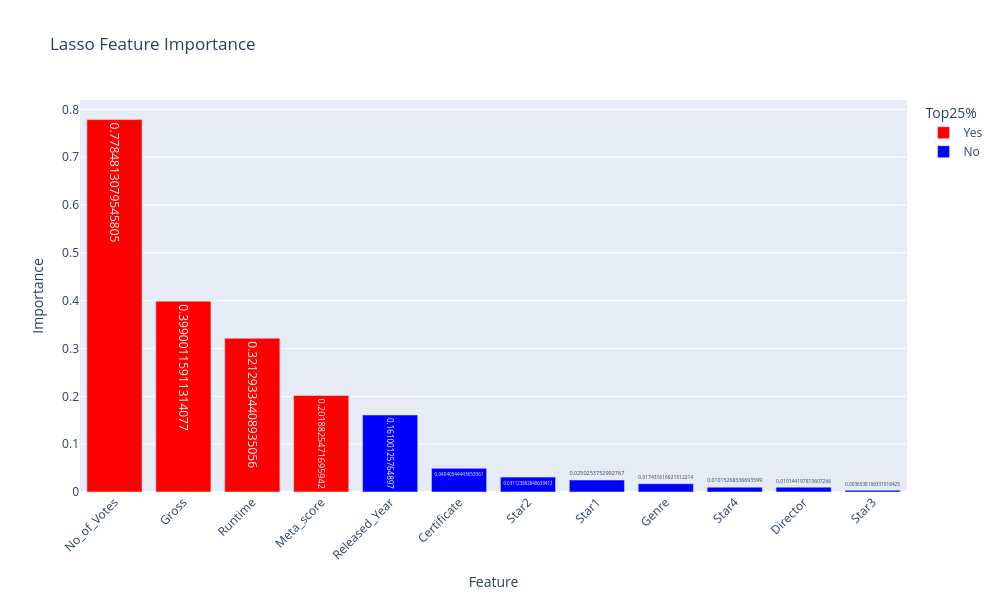

This figure's notebook cell:
### Code cell
fig = px.bar(
    feat_df,
    x='Feature',
    y='Importance',
    color='Top25%',
    color_discrete_map={'Yes': 'red', 'No': 'blue'},
    text='Importance',
    title='Lasso Feature Importance'
)

fig.update_layout(
    xaxis_tickangle=-45,
    width=1000,
    height=600
)

### Figure 1 — Plotly figure (JSON) as saved in the notebook; plotly's stock layout.template omitted (floating-point values rounded to 4 significant figures)
{"data": [{"hovertemplate": "Top25%=Yes<br>Feature=%{x}<br>Importance=%{text}<extra></extra>", "legendgroup": "Yes", "marker": {"color": "red", "pattern": {"shape": ""}}, "name": "Yes", "orientation": "v", "showlegend": true, "text": [0.7785, 0.399, 0.3213, 0.2019], "textposition": "auto", "type": "bar", "x": ["No_of_Votes", "Gross", "Runtime", "Meta_score"], "xaxis": "x", "y": [0.7785, 0.399, 0.3213, 0.2019], "yaxis": "y"}, {"hovertemplate": "Top25%=No<br>Feature=%{x}<br>Importance=%{text}<extra></extra>", "legendgroup": "No", "marker": {"color": "blue", "pattern": {"shape": ""}}, "name": "No", "orientation": "v", "showlegend": true, "text": [0.161, 0.04941, 0.03112, 0.02503, 0.01743, 0.01015, 0.01014, 0.003654], "textposition": "auto", "type": "bar", "x": ["Released_Year", "Certificate", "Star2", "Star1", "Genre", "Star4", "Director", "Star3"], "xaxis": "x", "y": [0.161, 0.04941, 0.03112, 0.02503, 0.01743, 0.01015, 0.01014, 0.003654], "yaxis": "y"}], "layout": {"barmode": "relative", "height": 600, "legend": {"title": {"text": "Top25%"}, "tracegroupgap": 0}, "title": {"text": "Lasso Feature Importance"}, "width": 1000, "xaxis": {"anchor": "y", "domain": [0, 1], "tickangle": -45, "title": {"text": "Feature"}}, "yaxis": {"anchor": "x", "domain": [0, 1], "title": {"text": "Importance"}}}}
